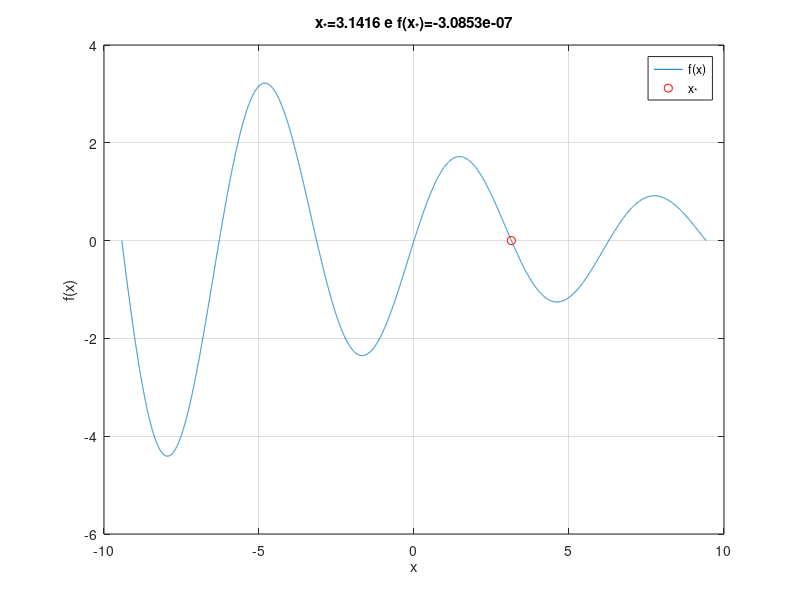

MATLAB code for this plot:
clear
close all
clc
%
h=1e-3;
x=(-3*pi:h:3*pi)';
%
a=2.0;
b=0.1;
c=1.0;
%
%f=@(x) a*log(x)+b*log(1-x)+c;f1p=@(x) a./x + b./(x - 1);f2p=@(x) -a./x.^2 - b./(x - 1).^2;
f=@(x) a*exp(-b*x).*sin(c*x);
f1p=@(x) a*exp(-b*x).*(c*cos(c*x)-b*sin(c*x));
f2p=@(x) a*(b^2).*exp(-b*x).*sin(c*x)-a*(c^2).*exp(-b*x).*sin(c*x)-2*a*b*c.*exp(-b*x).*cos(c*x);
%
y=f(x);
%
figure(1)
plot(x,y),hold
ylabel('f(x)')
xlabel('x')
grid
%
x0=-1.0;
tol=1e-6;
N=50;
sol=false;
gamma=0.5;
vals=[];
%
for i=1:N
    dxN=-gamma*f(x0)/f1p(x0);% Newton's (Newton-Raphson) method
    dxH=-2*f(x0)*f1p(x0)/(2*f1p(x0)^2-f1p(x0)*f2p(x0));% Halley's method
    dx=dxH;
    x1=x0+dx;
    vals=[vals;x0 dx x1];
    if(abs(x1-x0)<=tol*abs(x1))
        sol=true;
        break;
    end
    x0=x1;
end
%
if(sol)
   title(['x_{*}=' num2str(x1) ' e f(x_{*})=' num2str(f(x1))])
   plot(x1,f(x1),'ro'), legend('f(x)','x_{*}')
else
   title('No solution found! ')
end